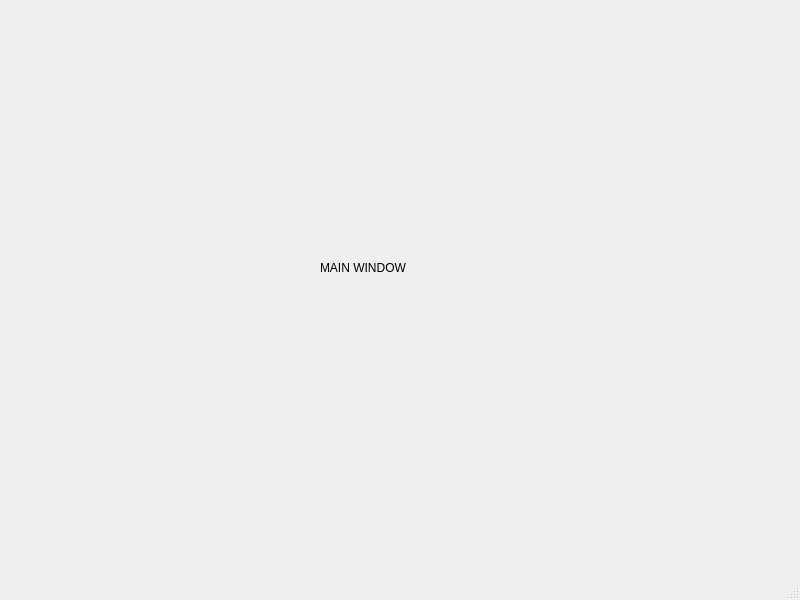
<?xml version="1.0" encoding="UTF-8"?>
<ui version="4.0">
 <class>MainWindow</class>
 <widget class="QMainWindow" name="MainWindow">
  <property name="geometry">
   <rect>
    <x>0</x>
    <y>0</y>
    <width>800</width>
    <height>600</height>
   </rect>
  </property>
  <property name="windowTitle">
   <string>MainWindow</string>
  </property>
  <widget class="QWidget" name="centralwidget">
   <widget class="QLabel" name="label">
    <property name="geometry">
     <rect>
      <x>320</x>
      <y>260</y>
      <width>91</width>
      <height>16</height>
     </rect>
    </property>
    <property name="text">
     <string>MAIN WINDOW</string>
    </property>
   </widget>
  </widget>
  <widget class="QMenuBar" name="menubar">
   <property name="geometry">
    <rect>
     <x>0</x>
     <y>0</y>
     <width>800</width>
     <height>22</height>
    </rect>
   </property>
  </widget>
  <widget class="QStatusBar" name="statusbar"/>
 </widget>
 <resources/>
 <connections/>
</ui>
